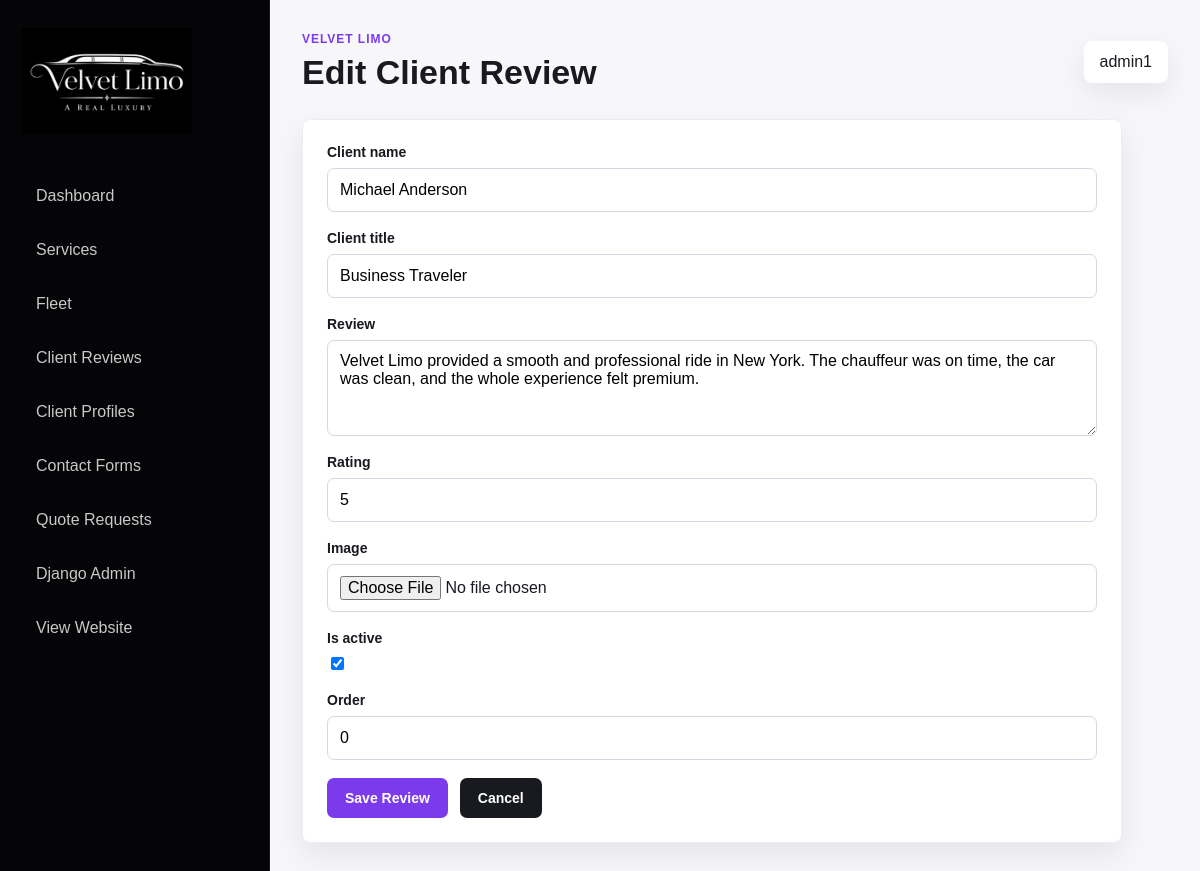
Page /dashboard/client-reviews/edit/1/ (signed in) on the committed database.
### pages/models.py (models this page shows, shortened)
class ClientReview(models.Model):
    client_name = models.CharField(max_length=150)
    client_title = models.CharField(max_length=150, blank=True)
    review = models.TextField()
    rating = models.PositiveSmallIntegerField(default=5, validators=[MinValueValidator(1), MaxValueValidator(5)])
    image = models.ImageField(upload_to='reviews/', blank=True, null=True)
    is_active = models.BooleanField(default=True)
    order = models.PositiveIntegerField(default=0)
    created_at = models.DateTimeField(auto_now_add=True)
    updated_at = models.DateTimeField(auto_now=True)
    class Meta:
        ordering = ['order', '-created_at']

### dashboard/views.py (the view)
# urls.py: path('client-reviews/edit/<int:pk>/', views.client_review_edit, name='dashboard_client_review_edit'),
@staff_member_required(login_url='admin:login')
def client_review_edit(request, pk):
    review = get_object_or_404(ClientReview, pk=pk)
    form = ClientReviewForm(request.POST or None, request.FILES or None, instance=review)
    if request.method == 'POST' and form.is_valid():
        form.save()
        messages.success(request, 'Client review updated successfully.')
        return redirect('dashboard_client_reviews')
    return render(request, 'dashboard/client_review_form.html', {
        'form': form,
        'title': 'Edit Client Review',
        'object': review,
    })

### dashboard/forms.py
class ClientReviewForm(DashboardFormMixin, forms.ModelForm):
    class Meta:
        model = ClientReview
        fields = ('client_name', 'client_title', 'review', 'rating', 'image', 'is_active', 'order')
        widgets = {
            'review': forms.Textarea(attrs={'rows': 4}),
        }

### main/context_processors.py (called while the page is built)
def google_maps_api_key(request):
    return {
        'GOOGLE_MAPS_API_KEY': getattr(settings, 'GOOGLE_MAPS_API_KEY', ''),
        'USE_GOOGLE_MAPS_API': getattr(settings, 'USE_GOOGLE_MAPS_API', False),
    }

### templates/dashboard/client_review_form.html (shortened to what this page needs)
{% extends 'dashboard/base.html' %}
{% block dashboard_title %}{{ title }}{% endblock %}
{% block dashboard_content %}
<section class="dashboard-panel dashboard-form-panel">
	<form method="post" enctype="multipart/form-data">
		{% include 'dashboard/form_fields.html' %}
		<div class="dashboard-form-actions">
			<button class="dashboard-button" type="submit">Save Review</button>
			<a class="dashboard-button dashboard-button-secondary" href="{% url 'dashboard_client_reviews' %}">Cancel</a>
		</div>
	</form>
</section>
{% endblock %}

### templates/dashboard/base.html (shortened to what this page needs)
{% load static %}
<!doctype html>
<html lang="en">
	<head>
		<link rel="stylesheet" href="{% static 'assets/css/dashboard.css' %}" />
	</head>
	<body>
		<div class="dashboard-shell">
			<aside class="dashboard-sidebar">
				<a class="dashboard-brand" href="{% url 'dashboard_home' %}">
					<img src="{% static 'assets/imgs/template/velvet-logo.png' %}" alt="Velvet Limo" />
				</a>
				<nav class="dashboard-nav">
					<a href="{% url 'dashboard_home' %}">Dashboard</a>
					<a href="{% url 'dashboard_services' %}">Services</a>
					<a href="{% url 'dashboard_fleet' %}">Fleet</a>
					<a href="{% url 'dashboard_client_reviews' %}">Client Reviews</a>
						<a href="{% url 'dashboard_client_profiles' %}">Client Profiles</a>
						<a href="{% url 'dashboard_contact_forms' %}">Contact Forms</a>
						<a href="{% url 'dashboard_quote_requests' %}">Quote Requests</a>
					<a href="{% url 'admin:index' %}">Django Admin</a>
					<a href="{% url 'home' %}">View Website</a>
				</nav>
			</aside>
			<main class="dashboard-main">
				<header class="dashboard-topbar">
					<div>
						<p class="dashboard-eyebrow">Velvet Limo</p>
						<h1>{% block dashboard_title %}Dashboard{% endblock %}</h1>
					</div>
					<div class="dashboard-user">
						<span>{{ request.user.get_username }}</span>
					</div>
				</header>
				{% block dashboard_content %}{% endblock %}
			</main>
		</div>
	</body>
</html>

### templates/dashboard/form_fields.html (shortened to what this page needs)
{% for field in form %}
<div class="dashboard-field">
	<label for="{{ field.id_for_label }}">{{ field.label }}</label>
	{{ field }}
</div>
{% endfor %}

### static/assets/css/dashboard.css (style rules this page uses)
* { box-sizing: border-box; }
body { background: #0d0b12; color: #181a1f; font-family: Arial, Helvetica, sans-serif; margin: 0; }
a { color: inherit; text-decoration: none; }
.dashboard-shell { display: flex; min-height: 100vh; }
.dashboard-sidebar { background: #050507; border-right: 1px solid rgba(255, 255, 255, 0.08); color: #ffffff; flex: 0 0 270px; padding: 28px 22px; }
.dashboard-brand { display: block; margin-bottom: 36px; }
.dashboard-brand img { max-width: 170px; }
.dashboard-nav { display: grid; gap: 10px; }
.dashboard-nav a { border-radius: 8px; color: rgba(255, 255, 255, 0.78); padding: 13px 14px; }
.dashboard-main { background: #f7f7fb; flex: 1; padding: 32px; }
.dashboard-topbar { align-items: center; display: flex; justify-content: space-between; margin-bottom: 28px; }
.dashboard-eyebrow { color: #7c3aed; font-size: 12px; font-weight: 700; letter-spacing: 0.08em; margin: 0 0 8px; text-transform: uppercase; }
.dashboard-topbar h1 { font-size: 34px; line-height: 1.1; margin: 0; }
.dashboard-user { background: #ffffff; border-radius: 8px; box-shadow: 0 10px 30px rgba(13, 11, 18, 0.08); padding: 12px 16px; }
.dashboard-stat, .dashboard-panel { background: #ffffff; border: 1px solid #ececf4; border-radius: 8px; box-shadow: 0 12px 32px rgba(13, 11, 18, 0.08); }
.dashboard-panel { padding: 24px; }
.dashboard-actions, .dashboard-form-actions { display: flex; flex-wrap: wrap; gap: 12px; }
.dashboard-button { background: #7c3aed; border: 0; border-radius: 7px; color: #ffffff; cursor: pointer; display: inline-block; font-size: 14px; font-weight: 700; padding: 12px 18px; }
.dashboard-button-secondary { background: #181a1f; }
.dashboard-form-panel { max-width: 820px; }
.dashboard-field { margin-bottom: 18px; }
.dashboard-field label { display: block; font-size: 14px; font-weight: 700; margin-bottom: 8px; }
.dashboard-input { background: #ffffff; border: 1px solid #d8d8e5; border-radius: 7px; display: block; font: inherit; min-height: 44px; padding: 11px 12px; width: 100%; }
input[type="checkbox"].dashboard-input { display: inline-block; min-height: auto; width: auto; }

### rows in the picture
ClientReview: form "Michael Anderson" "Business Traveler" "Velvet Limo provided a smooth and professional ride in New York. The chauffeur was on time, the car was clean, and the whole experience felt premium." "5" "☑" "0"

### other values in the picture
{{ title }} "Edit Client Review"
{{ request.user.get_username }} "admin1"
{{ field.label }} "Client name" "Client title" "Review" "Rating" "Image" "Is active" "Order"
